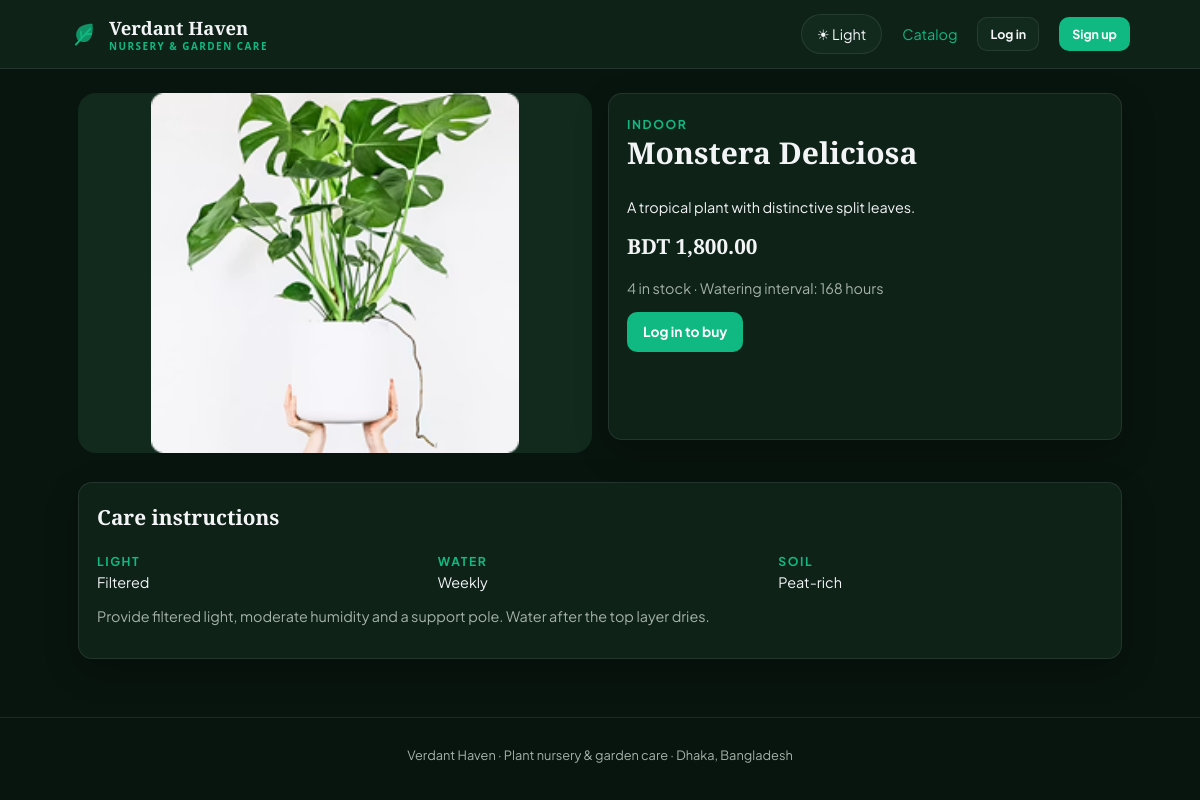
The page /pages/customer/plant-details.php?id=2 on the database its author committed.
### tables this page shows
CREATE TABLE IF NOT EXISTS plants (
 id BIGINT UNSIGNED AUTO_INCREMENT PRIMARY KEY,
 name VARCHAR(150) NOT NULL,
 category ENUM('indoor','outdoor','fruit','flower') NOT NULL,
 price DECIMAL(10,2) NOT NULL,
 old_price DECIMAL(10,2) DEFAULT NULL,
 stock INT UNSIGNED NOT NULL DEFAULT 0,
 image_path VARCHAR(255) DEFAULT NULL,
 description TEXT NOT NULL,
 care_instructions TEXT NOT NULL,
 care_light VARCHAR(80) DEFAULT NULL,
 care_water VARCHAR(80) DEFAULT NULL,
 care_soil VARCHAR(80) DEFAULT NULL,
 care_file_path VARCHAR(255) DEFAULT NULL,
 watering_hours INT UNSIGNED NOT NULL DEFAULT 168,
 active TINYINT(1) NOT NULL DEFAULT 1,
 created_at TIMESTAMP NOT NULL DEFAULT CURRENT_TIMESTAMP,
 CONSTRAINT chk_plant_price CHECK (price >= 0)
);

### includes/app.php (called while the page is built, shortened)
<?php
require_once __DIR__ . '/db_connect.php';
function url($path = '') {
    $path = ltrim($path, '/');
    return BASE_PATH . '/' . $path;
}
function h($text) {
    return htmlspecialchars((string)$text, ENT_QUOTES, 'UTF-8');
}
function money($amount) {
    return 'BDT ' . number_format((float)$amount, 2);
}
function run($sql, $types = '', $values = []) {
    global $conn;
    $stmt = mysqli_prepare($conn, $sql);
    if ($types !== '') {
        mysqli_stmt_bind_param($stmt, $types, ...$values);
    }
    mysqli_stmt_execute($stmt);
    return $stmt;
}
function rows($sql, $types = '', $values = []) {
    $stmt = run($sql, $types, $values);
    $result = mysqli_stmt_get_result($stmt);
    $data = mysqli_fetch_all($result, MYSQLI_ASSOC);
    return $data;
}
function one($sql, $types = '', $values = []) {
    $data = rows($sql, $types, $values);
    return $data[0] ?? null;
}
function current_user() {
    if (empty($_SESSION['uid'])) return null;
    return one('SELECT id,name,email,phone,role,status FROM users WHERE id=?', 'i', [$_SESSION['uid']]);
}
function query_input($key, $default = '', $max = 500) {
    $value = $_GET[$key] ?? $default;
    return trim(mb_substr($value, 0, $max, 'UTF-8'));
}

### pages/customer/plant-details.php (the view, shortened to what this page needs)
<?php
require dirname(__DIR__, 2) . '/includes/app.php';
require dirname(__DIR__, 2) . '/includes/layout.php';
$plant = one('SELECT * FROM plants WHERE id=? AND active=1', 'i', [(int)query_input('id', '0', 20)]);
$user = current_user();
$return = 'pages/customer/plant-details.php?id=' . $plant['id'];
?><div class="grid two">
    <div><img class="detail-image" src="<?= h(url($plant['image_path'] ?: 'assets/images/main.avif')) ?>" alt="<?= h($plant['name']) ?>"></div>
    <section class="panel"><span class="eyebrow"><?= h($plant['category']) ?></span>
        <h1><?= h($plant['name']) ?></h1>
        <p class="space"><?= h($plant['description']) ?></p>
        <h2><?= money($plant['price']) ?></h2>
        <p class="muted"><?= (int)$plant['stock'] ?> in stock · Watering interval: <?= (int)$plant['watering_hours'] ?> hours</p>
        <?php if ($user && $user['role'] === 'customer'):
            if ($plant['stock'] > 0): post_form('cart_add', $return); ?><input type="hidden" name="id" value="<?= (int)$plant['id'] ?>"><label>Quantity<input type="number" name="quantity" min="1" max="<?= min(100, (int)$plant['stock']) ?>" value="1" required></label><button class="btn space">Add to cart</button></form><?php endif;
                                                                                                                                                                                                                                                                                                                $saved = one('SELECT plant_id FROM wishlist WHERE customer_id=? AND plant_id=?', 'ii', [$user['id'], $plant['id']]);
                                                                                                                                                                                                                                                                                                                post_form('wishlist', $return, 'space'); ?><input type="hidden" name="id" value="<?= (int)$plant['id'] ?>"><button class="btn secondary"><?= $saved ? 'Remove from saved flora' : 'Save plant' ?></button></form>
        <?php elseif (!$user): ?><a class="btn" href="<?= h(url('pages/auth/login.php')) ?>">Log in to buy</a><?php endif; ?>
    </section>
</div>
<section class="panel space">
    <h2>Care instructions</h2>
    <div class="grid">
        <div><span class="eyebrow">Light</span>
            <p><?= h($plant['care_light'] ?: 'See guide below') ?></p>
        </div>
        <div><span class="eyebrow">Water</span>
            <p><?= h($plant['care_water'] ?: 'Every ' . $plant['watering_hours'] . ' hours') ?></p>
        </div>
        <div><span class="eyebrow">Soil</span>
            <p><?= h($plant['care_soil'] ?: 'See guide below') ?></p>
        </div>
    </div>
    <p class="care-copy"><?= h($plant['care_instructions']) ?></p><?php if ($plant['care_file_path']): ?><a class="btn secondary" href="<?= h(url($plant['care_file_path'])) ?>">Download care guide (PDF)</a><?php endif; ?>
</section>

### assets/css/site.css (style rules this page uses)
:root { color-scheme: dark; --bg: #08140e; --surface: #0e2218; --card: #122a1e; --hover: #1a3a2a; --line: #ffffff16; --text: #f3f4f6; --muted: #a4b2a9; --primary: #10b981; --primary-hover: #059669; --gold: #eab362; --shadow: 0 12px 35px #0003; --danger: #fca5a5; }
* { box-sizing: border-box; margin: 0; padding: 0; }
body { font-family: "Plus Jakarta Sans", system-ui, sans-serif; background: var(--bg); color: var(--text); font-size: 0.9rem; line-height: 1.55; }
h1, h2, h3, .brand { font-family: "Playfair Display", Georgia, serif; }
h1 { font-size: clamp(1.55rem, 2.5vw, 2.25rem); line-height: 1.25; }
h2 { font-size: 1.3rem; }
a { color: var(--primary); text-decoration: none; }
button, a, input, select, textarea, summary { outline-offset: 4px; }
img { max-width: 100%; }
p { margin-bottom: 12px; }
.muted, small { color: var(--muted); }
.eyebrow { color: var(--primary); font-size: 0.76rem; letter-spacing: 0.13em; text-transform: uppercase; font-weight: 700; }
.card, .panel { background: var(--surface); border: 1px solid var(--line); border-radius: 14px; padding: 18px; box-shadow: var(--shadow); }
.panel { margin-bottom: 18px; }
.panel h2 { margin-bottom: 15px; }
.grid { display: grid; grid-template-columns: repeat(auto-fit, minmax(230px, 1fr)); gap: 16px; }
.grid.two { grid-template-columns: repeat(2, minmax(0, 1fr)); }
.btn { display: inline-flex; align-items: center; justify-content: center; gap: 8px; background: var(--primary); border: 1px solid transparent; border-radius: 10px; color: #fff; font-size: 0.86rem; font-weight: 700; padding: 9px 15px; text-decoration: none; line-height: 1.5; }
.space { margin-top: 24px; }
.care-copy { white-space: pre-line; color: var(--muted); }
.detail-image { width: 100%; max-height: 360px; object-fit: contain; background: var(--card); border-radius: 18px; }

### rows shown on the page
plants: image_path+name (picture), category "INDOOR", name "Monstera Deliciosa", description "A tropical plant with distinctive split leaves.", price "BDT 1,800.00", stock "4", watering_hours "168", care_light "Filtered", care_water "Weekly", care_soil "Peat-rich", care_instructions "Provide filtered light, moderate humidity and a support pole. Water after the top layer dries."
